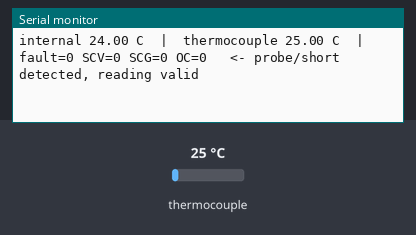
This sketch was run on a simulated ESP32. Shown: the last lines printed to the serial monitor. Wiring (inferred from the names in the program): MAX31855 thermocouple converter: CS GPIO 5. The inputs (shaded band) are chosen by the test bench; at power-on: thermocouple 25 °C.

Above: at 1.7 s.
1.8 s: thermocouple set to 6 °C
At 2.9 s:
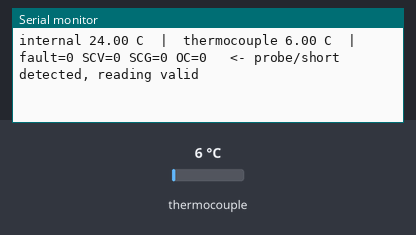
3.3 s: thermocouple set to 75 °C
At 3.8 s:
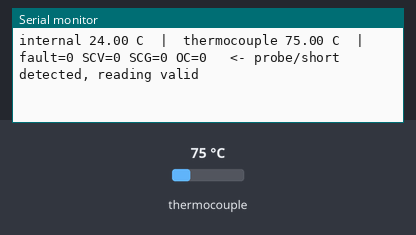
Timing chart, 0 to 6.3 s (numbered marks = the images above; inputs shaded):
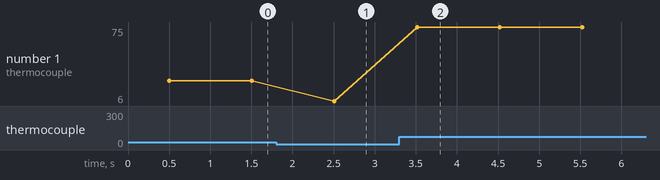

Measured:
- after the input at 1.8 s, the serial monitor: prints a new line after 0.71 s (image 1)
- after the input at 3.3 s, the serial monitor: prints a new line after 0.22 s (image 2)
- plotted number 1: 25 → 6 after the input at 1.8 s, 6 → 75 after the input at 3.3 s

The sketch:

max31855-test.ino
```cpp
// MAX31855 arrival test — verify the thermocouple amplifier board after soldering headers.
// No libraries needed: raw SPI read of the 32-bit frame.
//
// Wiring (ESP32 DevKit):
//   VIN -> 3V3    GND -> GND
//   SCK -> GPIO 18
//   DO  -> GPIO 19  (MISO; the MAX31855 is read-only, no MOSI)
//   CS  -> GPIO 5
//
// IMPORTANT — what PASS looks like *without a thermocouple attached* (ours are still
// deferred until the engine arrives to size the washer rings):
//   - Internal (cold-junction) temp reads sane room temperature
//   - FAULT + OC (open circuit) bits are SET — that is the fault detection working,
//     exactly what we bought this chip for. An open input SHOULD scream open-circuit.
// If you short the T+ and T- input terminals together, OC clears and the thermocouple
// reading shows ~room temp (a shorted input acts like a junction at the connector).

#include <SPI.h>

const int CS_PIN = 5;

void setup() {
  Serial.begin(115200);
  delay(500);
  pinMode(CS_PIN, OUTPUT);
  digitalWrite(CS_PIN, HIGH);
  SPI.begin(18, 19, 23, CS_PIN);  // SCK, MISO, MOSI(unused), SS
  Serial.println("\n=== MAX31855 arrival test ===");
}

void loop() {
  SPI.beginTransaction(SPISettings(1000000, MSBFIRST, SPI_MODE0));
  digitalWrite(CS_PIN, LOW);
  delayMicroseconds(1);
  uint32_t v = 0;
  for (int i = 0; i < 4; i++) v = (v << 8) | SPI.transfer(0x00);
  digitalWrite(CS_PIN, HIGH);
  SPI.endTransaction();

  if (v == 0x00000000 || v == 0xFFFFFFFF) {
    Serial.println("No response on SPI (all 0s or all 1s) - check wiring/power");
  } else {
    // Frame: D31-18 TC temp (signed 14-bit, 0.25 C/LSB) | D16 fault
    //        D15-4 internal temp (signed 12-bit, 0.0625 C/LSB) | D2 SCV | D1 SCG | D0 OC
    int16_t tc = (int16_t)(v >> 16) >> 2;        // arithmetic shift keeps the sign
    int16_t in = ((int16_t)(v & 0xFFFF)) >> 4;
    bool fault = v & 0x10000, scv = v & 4, scg = v & 2, oc = v & 1;

    Serial.printf("internal %.2f C  |  thermocouple %.2f C  |  fault=%d SCV=%d SCG=%d OC=%d",
                  in * 0.0625, tc * 0.25, fault, scv, scg, oc);
    if (fault && oc && !scv && !scg) Serial.print("   <- expected with no probe attached: PASS");
    if (!fault)                      Serial.print("   <- probe/short detected, reading valid");
    Serial.println();
  }
  delay(1000);
}
```
